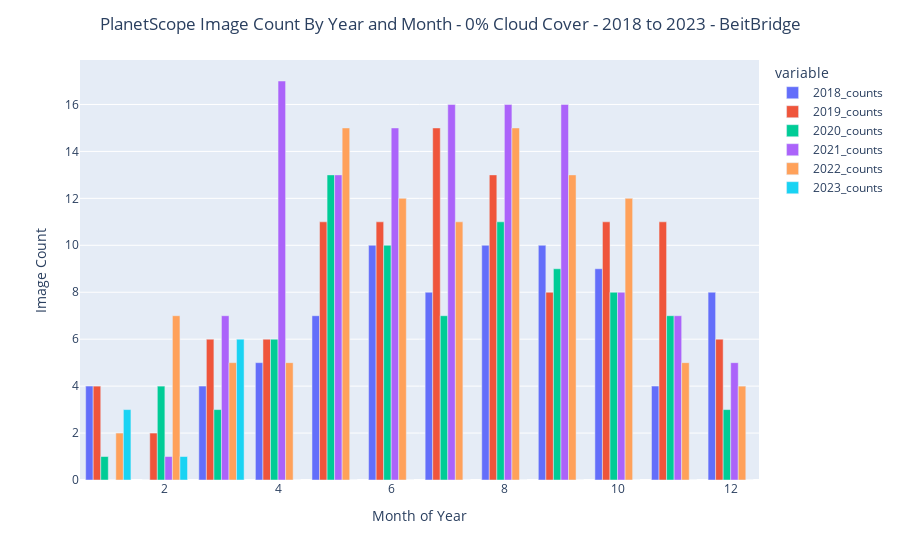

The notebook cell saved with this chart:
### Code cell
# Graph 4: Monthly bar chart showing monthly image counts broken down by year. User must specify a threshold for cloud cover
def create_month_multiyear_graph(df, cc_threshold, output_graph=False):
    """
    Creates a monthly bar chart to display image counts per month, broken down by imaging year.
    Image counts are determined based on the input cloud cover threshold.

    Params:
    ---------------------
    df: pandas dataframe
        query dataframe containing image information
    cc_threshold: float
        cloud cover percentage threshold. Images with cloud cover exceeding this number will not be counted
    output_graph: bool
        if set to True, graph will be saved to file as an html and png file
    """
    
    min_year = df.iloc[0]['year']
    max_year = df.iloc[-1]['year']

    month_df = pd.DataFrame()
    col_list = []
    for year in df.year.unique().tolist():
        target_df = df.loc[df["year"] == year]
        col_name = f"{year}_counts"
        month_df[col_name] = target_df.loc[target_df['cloud_cover'] <= cc_threshold]['month'].value_counts()
        col_list.append(col_name)

    month_df.reset_index(inplace=True)
    month_df.rename(columns={'index': 'month'}, inplace=True)
    month_df.sort_values('month', inplace=True)
    month_df.reset_index(inplace=True, drop=True)

    month_fig = px.bar(month_df, x='month', y=col_list, barmode='group')
    month_fig.update_layout(title_text=f"PlanetScope Image Count By Year and Month - {cc_threshold}% Cloud Cover - {min_year} to {max_year} - {aoi_name}", title_x=0.5, yaxis_title="Image Count", xaxis_title="Month of Year")

    filenamestr = f"PlanetScope_Image_Count_Annual_Monthly_{cc_threshold}%CC_{min_year}_to_{max_year}_{aoi_name}"
    if output_graph:
        out_png = outpath_figs.joinpath(f"{filenamestr}.png")
        out_html = outpath_figs.joinpath(f"{filenamestr}.html")
        month_fig.write_image(out_png)
        month_fig.write_html(out_html)

    month_fig.show()

create_month_multiyear_graph(filtered_search, cc_threshold=0, output_graph=output_graphs)

### Figure 1 — Plotly figure (JSON) as saved in the notebook; plotly's stock layout.template omitted (floating-point values rounded to 4 significant figures)
{"data": [{"alignmentgroup": "True", "hovertemplate": "variable=2018_counts<br>month=%{x}<br>value=%{y}<extra></extra>", "legendgroup": "2018_counts", "marker": {"color": "#636efa", "pattern": {"shape": ""}}, "name": "2018_counts", "offsetgroup": "2018_counts", "orientation": "v", "showlegend": true, "textposition": "auto", "type": "bar", "x": [1, 2, 3, 4, 5, 6, 7, 8, 9, 10, 11, 12], "xaxis": "x", "y": [4, 0, 4, 5, 7, 10, 8, 10, 10, 9, 4, 8], "yaxis": "y"}, {"alignmentgroup": "True", "hovertemplate": "variable=2019_counts<br>month=%{x}<br>value=%{y}<extra></extra>", "legendgroup": "2019_counts", "marker": {"color": "#EF553B", "pattern": {"shape": ""}}, "name": "2019_counts", "offsetgroup": "2019_counts", "orientation": "v", "showlegend": true, "textposition": "auto", "type": "bar", "x": [1, 2, 3, 4, 5, 6, 7, 8, 9, 10, 11, 12], "xaxis": "x", "y": [4, 2, 6, 6, 11, 11, 15, 13, 8, 11, 11, 6], "yaxis": "y"}, {"alignmentgroup": "True", "hovertemplate": "variable=2020_counts<br>month=%{x}<br>value=%{y}<extra></extra>", "legendgroup": "2020_counts", "marker": {"color": "#00cc96", "pattern": {"shape": ""}}, "name": "2020_counts", "offsetgroup": "2020_counts", "orientation": "v", "showlegend": true, "textposition": "auto", "type": "bar", "x": [1, 2, 3, 4, 5, 6, 7, 8, 9, 10, 11, 12], "xaxis": "x", "y": [1, 4, 3, 6, 13, 10, 7, 11, 9, 8, 7, 3], "yaxis": "y"}, {"alignmentgroup": "True", "hovertemplate": "variable=2021_counts<br>month=%{x}<br>value=%{y}<extra></extra>", "legendgroup": "2021_counts", "marker": {"color": "#ab63fa", "pattern": {"shape": ""}}, "name": "2021_counts", "offsetgroup": "2021_counts", "orientation": "v", "showlegend": true, "textposition": "auto", "type": "bar", "x": [1, 2, 3, 4, 5, 6, 7, 8, 9, 10, 11, 12], "xaxis": "x", "y": [0, 1, 7, 17, 13, 15, 16, 16, 16, 8, 7, 5], "yaxis": "y"}, {"alignmentgroup": "True", "hovertemplate": "variable=2022_counts<br>month=%{x}<br>value=%{y}<extra></extra>", "legendgroup": "2022_counts", "marker": {"color": "#FFA15A", "pattern": {"shape": ""}}, "name": "2022_counts", "offsetgroup": "2022_counts", "orientation": "v", "showlegend": true, "textposition": "auto", "type": "bar", "x": [1, 2, 3, 4, 5, 6, 7, 8, 9, 10, 11, 12], "xaxis": "x", "y": [2, 7, 5, 5, 15, 12, 11, 15, 13, 12, 5, 4], "yaxis": "y"}, {"alignmentgroup": "True", "hovertemplate": "variable=2023_counts<br>month=%{x}<br>value=%{y}<extra></extra>", "legendgroup": "2023_counts", "marker": {"color": "#19d3f3", "pattern": {"shape": ""}}, "name": "2023_counts", "offsetgroup": "2023_counts", "orientation": "v", "showlegend": true, "textposition": "auto", "type": "bar", "x": [1, 2, 3, 4, 5, 6, 7, 8, 9, 10, 11, 12], "xaxis": "x", "y": [3, 1, 6, 0, 0, 0, 0, 0, 0, 0, 0, 0], "yaxis": "y"}], "layout": {"barmode": "group", "legend": {"title": {"text": "variable"}, "tracegroupgap": 0}, "margin": {"t": 60}, "title": {"text": "PlanetScope Image Count By Year and Month - 0% Cloud Cover - 2018 to 2023 - BeitBridge", "x": 0.5}, "xaxis": {"anchor": "y", "domain": [0, 1], "title": {"text": "Month of Year"}}, "yaxis": {"anchor": "x", "domain": [0, 1], "title": {"text": "Image Count"}}}}
